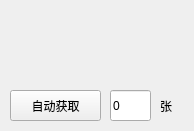
<?xml version="1.0" encoding="UTF-8"?>
<ui version="4.0">
 <class>MainWindow</class>
 <widget class="QMainWindow" name="MainWindow">
  <property name="geometry">
   <rect>
    <x>0</x>
    <y>0</y>
    <width>194</width>
    <height>131</height>
   </rect>
  </property>
  <property name="windowTitle">
   <string/>
  </property>
  <widget class="QWidget" name="centralWidget">
   <widget class="QLabel" name="label">
    <property name="geometry">
     <rect>
      <x>40</x>
      <y>20</y>
      <width>121</width>
      <height>51</height>
     </rect>
    </property>
    <property name="text">
     <string/>
    </property>
   </widget>
   <widget class="QPushButton" name="pushButton">
    <property name="geometry">
     <rect>
      <x>10</x>
      <y>90</y>
      <width>91</width>
      <height>31</height>
     </rect>
    </property>
    <property name="text">
     <string>自动获取</string>
    </property>
   </widget>
   <widget class="QLineEdit" name="lineEdit_2">
    <property name="geometry">
     <rect>
      <x>110</x>
      <y>90</y>
      <width>41</width>
      <height>31</height>
     </rect>
    </property>
    <property name="text">
     <string>0</string>
    </property>
   </widget>
   <widget class="QLabel" name="label_3">
    <property name="geometry">
     <rect>
      <x>160</x>
      <y>90</y>
      <width>21</width>
      <height>31</height>
     </rect>
    </property>
    <property name="text">
     <string>张</string>
    </property>
   </widget>
  </widget>
 </widget>
 <layoutdefault spacing="6" margin="11"/>
 <resources/>
 <connections/>
 <slots>
  <slot>onEnter()</slot>
 </slots>
</ui>
